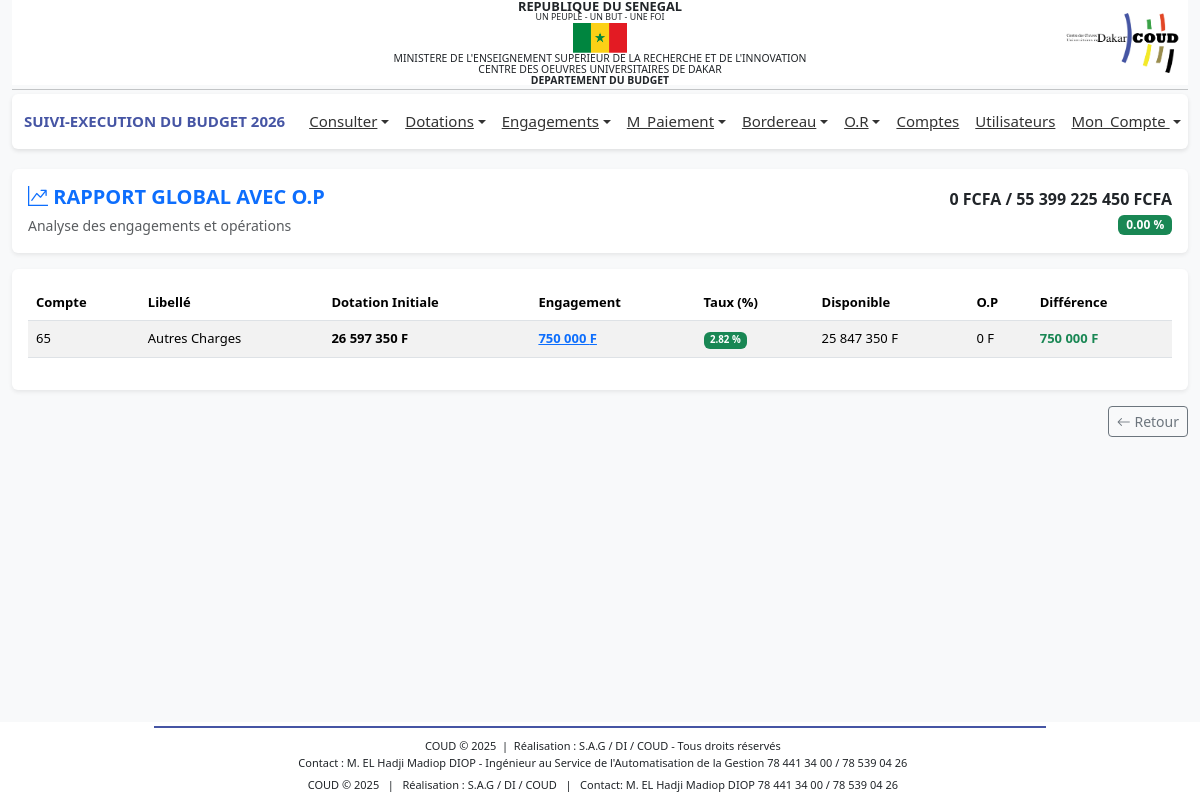
Page /profiles/dg/global_1.php (signed in) on the committed database.
### tables this page shows
CREATE TABLE IF NOT EXISTS `bud_comptep` (
  `idCp` int NOT NULL AUTO_INCREMENT,
  `numCp` varchar(50) DEFAULT NULL,
  `libelle` varchar(255) DEFAULT NULL,
  `dateSys` datetime DEFAULT CURRENT_TIMESTAMP,
  `nature` varchar(50) NOT NULL,
  `type` varchar(50) DEFAULT 'fonctionnement',
  PRIMARY KEY (`idCp`)
);

### includes/fonctions.php (called while the page is built, shortened)
<?php
function connexionBD()
{
    $connexion = mysqli_connect('localhost', 'root', '', 'budget_db_2024') or
        die('Serveur inaccessible. Merci de reessayer plus tard.');
    return $connexion;
}
$connexion = connexionBD();
function getExecutionOp_1()
{
    global $connexion;
    $anneeEnCours = $_SESSION['an'];
    $query = "SELECT
    cp.idCp,
    cp.numCp,
    cp.libelle,
    COALESCE(d.totalDotations, 0) AS totalDotations,
    COALESCE(d.totalDotInitial, 0) AS totalDotInitial,
    COALESCE(d.totalDotRemanier, 0) AS totalDotRemanier,
    COALESCE(e.totalEngs, 0) AS totalEngs,
    COALESCE(f.totalOp, 0) AS totalOp,
    COALESCE(
    CASE
        WHEN COALESCE(d.totalDotations, 0) = 0 THEN 0
        ELSE ROUND(
            COALESCE(e.totalEngs, 0) * 100.0 / COALESCE(d.totalDotations, 0),
            2
        )
    END,
0) AS taux
FROM bud_comptep cp
JOIN (
    SELECT
        c.idCp,
        SUM(d.volume) AS totalDotations,
        SUM(CASE WHEN d.type = 'initiale' THEN d.volume ELSE 0 END) AS totalDotInitial,
        SUM(CASE WHEN d.type = 'remanier' THEN d.volume ELSE 0 END) AS totalDotRemanier
    FROM bud_compte c
    JOIN bud_dotations d ON d.idCompte = c.idCompte
    WHERE d.an = '$anneeEnCours'
    GROUP BY c.idCp
) d ON d.idCp = cp.idCp
JOIN (
    SELECT
        c.idCp,
        SUM(eng.montant) AS totalEngs
    FROM bud_compte c
    JOIN bud_engagements eng ON eng.idCompte = c.idCompte
    GROUP BY c.idCp
) e ON e.idCp = cp.idCp
LEFT JOIN (
    SELECT
        c.idCp,
        SUM(eng.montant) AS totalOp
    FROM bud_operations op
    JOIN bud_engagements eng ON eng.idEng = op.idEng
    JOIN bud_compte c ON c.idCompte = eng.idCompte
    GROUP BY c.idCp
) f ON f.idCp = cp.idCp
";
    $result = $connexion->query($query);
    if ($result->num_rows > 0) {
        return $result->fetch_all(MYSQLI_ASSOC);
    } else {
        return [];
    }
}
function sommeDot()
{
    global $connexion;
    $anneeEnCours = $_SESSION['an'];
    $sql = "SELECT COALESCE(SUM(d.volume),0) as totalDotations FROM bud_dotations d WHERE d.an='$anneeEnCours'";
    $result = mysqli_query($connexion, $sql);
    if ($result && mysqli_num_rows($result) > 0) {
        $row = mysqli_fetch_assoc($result);
        return $row['totalDotations'];
    }
    return null;
}
function sommeEngs()
{
    global $connexion;
    $anneeEnCours = $_SESSION['an'];
    $sql = "SELECT COALESCE(SUM(engs.montant),0) as totalEngs FROM bud_engagements engs
            JOIN bud_compte c ON c.idCompte=engs.idCompte
            AND EXISTS (
            SELECT 1 FROM bud_dotations d
            WHERE d.idCompte = c.idCompte
              AND d.an = '$anneeEnCours'
        )
            ";
    $result = mysqli_query($connexion, $sql);
    if ($result && mysqli_num_rows($result) > 0) {
        $row = mysqli_fetch_assoc($result);
        return $row['totalEngs'];
    }
    return null;
}
?>

### profiles/dg/global_1.php (the view, shortened to what this page needs)
<?php
include '../../includes/fonctions.php';
$sommeDotations = sommeDot();
$sommeEngs = sommeEngs();
$taux = ($sommeDotations != 0) ? ($sommeEngs * 100) / $sommeDotations : 0;
$execs1 = getExecutionOp_1();
?>
<?php include '../../includes/header.php';?>
<link rel="stylesheet" href="https://cdn.datatables.net/1.13.6/css/jquery.dataTables.min.css">
<link rel="stylesheet" href="https://cdn.jsdelivr.net/npm/bootstrap-icons@1.11.3/font/bootstrap-icons.css">
<main class="container-fluid mt-3">
    <div class="card shadow-sm border-0 mb-3">
        <div class="card-body d-flex justify-content-between align-items-center">
            <div>
                <h5 class="fw-bold text-primary mb-1">
                    <i class="bi bi-graph-up-arrow"></i> RAPPORT GLOBAL AVEC O.P
                </h5>
                <small class="text-muted">Analyse des engagements et opérations</small>
            </div>
            <div class="text-end">
                <div class="fw-bold">
                    <?= number_format($sommeEngs, 0, ',', ' ') ?> FCFA /
                    <?= number_format($sommeDotations, 0, ',', ' ') ?> FCFA
                </div>
                <span class="badge <?= ($taux >= 80) ? 'bg-danger' : (($taux >= 50) ? 'bg-warning text-dark' : 'bg-success') ?>">
                                    <?= number_format($taux, 2) ?> %
                </span>
            </div>
        </div>
    </div>
    <div class="card shadow-sm border-0">
        <div class="card-body">
            <table id="tableOP" class="table table-striped table-hover align-middle">
                <thead class="custom-header">
                    <tr>
                        <th>Compte</th>
                        <th>Libellé</th>
                        <th>Dotation Initiale</th>
                        <th>Engagement</th>
                        <th>Taux (%)</th>
                        <th>Disponible</th>
                        <th>O.P</th>
                        <th>Différence</th>
                    </tr>
                </thead>
                <tbody>
                <?php if (!empty($execs1)) : ?>
                    <?php foreach ($execs1 as $exec) : ?>
                        <tr>
                            <td><?= htmlspecialchars($exec['numCp']) ?></td>
                            <td><?= htmlspecialchars($exec['libelle']) ?></td>
                            <td class="text-end fw-semibold">
                                <?= number_format($exec['totalDotInitial'], 0, ',', ' ') ?> F
                            </td>
                            <td class="text-end">
                                <a href="actuel_2.php?idCp=<?= $exec['idCp'] ?>&op=1"
                                   class="fw-bold text-primary text-decoration-underline">
                                    <?= number_format($exec['totalEngs'], 0, ',', ' ') ?> F
                                </a>
                            </td>
                            <td class="text-end">
                                <span class="badge
                                    <?= ($exec['taux'] >= 80) ? 'bg-danger' : (($exec['taux'] >= 50) ? 'bg-warning text-dark' : 'bg-success') ?>">
                                    <?= number_format($exec['taux'], 2) ?> %
                                </span>
                            </td>
                            <td class="text-end">
                                <?= number_format(($exec['totalDotations'] - $exec['totalEngs']), 0, ',', ' ') ?> F
                            </td>
                            <td class="text-end">
                                <?= number_format($exec['totalOp'], 0, ',', ' ') ?> F
                            </td>
                            <td class="text-end fw-bold
                                <?= (($exec['totalEngs'] - $exec['totalOp']) > 0) ? 'text-success' : 'text-danger' ?>">
                                <?= number_format(($exec['totalEngs'] - $exec['totalOp']), 0, ',', ' ') ?> F
                            </td>
                        </tr>
                    <?php endforeach; ?>
                <?php endif; ?>
                </tbody>
            </table>
        </div>
    </div>
    <div class="d-flex justify-content-between mt-3">
        <a href="javascript:history.back()" class="btn btn-outline-secondary btn-sm">
            <i class="bi bi-arrow-left"></i> Retour
        </a>
    </div>
</main>
<?php include '../../includes/footer.php';?>
<link rel="stylesheet" href="https://cdn.datatables.net/buttons/2.4.2/css/buttons.dataTables.min.css">

### includes/header.php (style rules this page uses)
body { font-family: 'Segoe UI', Tahoma, sans-serif; background-color: #f8f9fa; margin: 0; display: flex; flex-direction: column; min-height: 100vh; }
main { flex: 1; }

### profiles/dg/global_1.php (style rules this page uses)
.custom-header { background-color: #4655a4; color: #fff; }
#tableOP th, #tableOP td { text-align: left !important; vertical-align: middle; font-size:13px; }
.text-end { text-align: right !important; }

### rows in the picture
bud_comptep: numCp "65", libelle "Autres Charges", totalDotInitial "26 597 350", totalEngs "750 000", taux "2.82", totalEngs "25 847 350", totalOp "0", totalOp "750 000"

### other values in the picture
$_SESSION['an'] "2026"
$sommeEngs "0"
$sommeDotations "55 399 225 450"
$taux "0.00"
